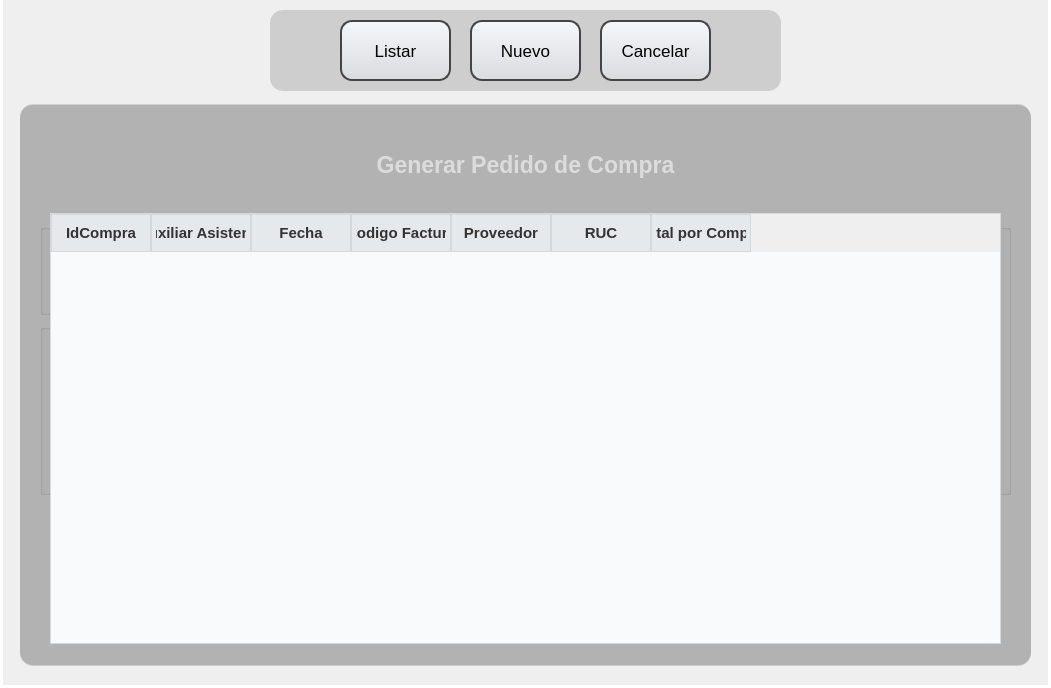
<?xml version="1.0" encoding="UTF-8"?>
<ui version="4.0">
 <class>MainWindow</class>
 <widget class="QMainWindow" name="MainWindow">
  <property name="geometry">
   <rect>
    <x>0</x>
    <y>0</y>
    <width>1051</width>
    <height>688</height>
   </rect>
  </property>
  <property name="minimumSize">
   <size>
    <width>1051</width>
    <height>688</height>
   </size>
  </property>
  <property name="maximumSize">
   <size>
    <width>1051</width>
    <height>688</height>
   </size>
  </property>
  <property name="windowTitle">
   <string>MainWindow</string>
  </property>
  <widget class="QWidget" name="centralwidget">
   <widget class="QLabel" name="label">
    <property name="geometry">
     <rect>
      <x>0</x>
      <y>-3</y>
      <width>1051</width>
      <height>691</height>
     </rect>
    </property>
    <property name="text">
     <string/>
    </property>
    <property name="pixmap">
     <pixmap>../view_img/fondo.png</pixmap>
    </property>
    <property name="scaledContents">
     <bool>true</bool>
    </property>
   </widget>
   <widget class="QLabel" name="label_3">
    <property name="enabled">
     <bool>false</bool>
    </property>
    <property name="geometry">
     <rect>
      <x>0</x>
      <y>-3</y>
      <width>1051</width>
      <height>691</height>
     </rect>
    </property>
    <property name="styleSheet">
     <string notr="true">background-color: qlineargradient(spread:pad, x1:0, y1:0, x2:0, y2:00715909, stop:0 rgba(0, 0, 0, 35), stop:0.375 rgba(0, 0, 0, 50), stop:0.835227 rgba(0, 0, 0, 75));

border: 3px solid white; </string>
    </property>
    <property name="text">
     <string/>
    </property>
   </widget>
   <widget class="QLabel" name="label_9">
    <property name="geometry">
     <rect>
      <x>270</x>
      <y>10</y>
      <width>511</width>
      <height>81</height>
     </rect>
    </property>
    <property name="styleSheet">
     <string notr="true">background-color:rgba(0,0,0,35);
border-radius:13px</string>
    </property>
    <property name="text">
     <string/>
    </property>
   </widget>
   <widget class="QPushButton" name="bt_listar_vent">
    <property name="geometry">
     <rect>
      <x>340</x>
      <y>20</y>
      <width>111</width>
      <height>61</height>
     </rect>
    </property>
    <property name="font">
     <font>
      <pointsize>13</pointsize>
      <weight>50</weight>
      <bold>false</bold>
      <underline>false</underline>
      <strikeout>false</strikeout>
     </font>
    </property>
    <property name="styleSheet">
     <string notr="true">QPushButton {
	 background: qlineargradient(x1:0, y1:0, x2:0, y2:1, stop:0 #f6f7fa, stop:1 #dadbde);
	border: 2px solid #444444;
    text-align: center; 
    text-decoration: none; 
    border-radius: 12px;
}

QPushButton:hover {
	background-color: rgb(241, 241, 241);
}

QPushButton:pressed {
	background-color: rgb(223, 223, 223);
}
</string>
    </property>
    <property name="text">
     <string>Listar</string>
    </property>
   </widget>
   <widget class="QPushButton" name="bt_cancelar_pedcompr">
    <property name="geometry">
     <rect>
      <x>600</x>
      <y>20</y>
      <width>111</width>
      <height>61</height>
     </rect>
    </property>
    <property name="font">
     <font>
      <pointsize>13</pointsize>
      <weight>50</weight>
      <bold>false</bold>
      <underline>false</underline>
      <strikeout>false</strikeout>
     </font>
    </property>
    <property name="styleSheet">
     <string notr="true">QPushButton {
	color: black;
	 background: qlineargradient(x1:0, y1:0, x2:0, y2:1, stop:0 #f6f7fa, stop:1 #dadbde);
	border: 2px solid #444444;
    text-align: center; 
    text-decoration: none; 
    border-radius: 12px;
}

QPushButton:hover {
	background-color: rgb(255, 0, 0);
}

QPushButton:pressed {
	background-color: rgb(166, 0, 0);
}</string>
    </property>
    <property name="text">
     <string>Cancelar</string>
    </property>
   </widget>
   <widget class="QPushButton" name="bt_nuevo_vent">
    <property name="geometry">
     <rect>
      <x>470</x>
      <y>20</y>
      <width>111</width>
      <height>61</height>
     </rect>
    </property>
    <property name="font">
     <font>
      <pointsize>13</pointsize>
      <weight>50</weight>
      <bold>false</bold>
      <underline>false</underline>
      <strikeout>false</strikeout>
     </font>
    </property>
    <property name="styleSheet">
     <string notr="true">QPushButton {
	 background: qlineargradient(x1:0, y1:0, x2:0, y2:1, stop:0 #f6f7fa, stop:1 #dadbde);
	border: 2px solid #444444;
    text-align: center; 
    text-decoration: none; 
    border-radius: 12px;
}

QPushButton:hover {
	background-color: rgb(241, 241, 241);
}

QPushButton:pressed {
	background-color: rgb(223, 223, 223);
}
</string>
    </property>
    <property name="text">
     <string>Nuevo</string>
    </property>
   </widget>
   <widget class="QWidget" name="window_1_compr" native="true">
    <property name="geometry">
     <rect>
      <x>0</x>
      <y>94</y>
      <width>1051</width>
      <height>591</height>
     </rect>
    </property>
    <widget class="QLabel" name="label_10">
     <property name="geometry">
      <rect>
       <x>20</x>
       <y>10</y>
       <width>1011</width>
       <height>561</height>
      </rect>
     </property>
     <property name="font">
      <font>
       <pointsize>8</pointsize>
      </font>
     </property>
     <property name="styleSheet">
      <string notr="true">background-color:rgba(0,0,0,35);
border-radius:13px</string>
     </property>
     <property name="text">
      <string/>
     </property>
    </widget>
    <widget class="QLabel" name="label_7">
     <property name="geometry">
      <rect>
       <x>320</x>
       <y>30</y>
       <width>411</width>
       <height>81</height>
      </rect>
     </property>
     <property name="styleSheet">
      <string notr="true">background-color: qlineargradient(spread:pad, x1:0, y1:0, x2:0, y2:00715909, stop:0 rgba(0, 0, 0, 20), stop:0.375 rgba(0, 0, 0, 50), stop:0.835227 rgba(0, 0, 0, 75));
border-radius: 20px;</string>
     </property>
     <property name="text">
      <string/>
     </property>
    </widget>
    <widget class="QLabel" name="label_4">
     <property name="geometry">
      <rect>
       <x>760</x>
       <y>24</y>
       <width>91</width>
       <height>91</height>
      </rect>
     </property>
     <property name="text">
      <string/>
     </property>
     <property name="pixmap">
      <pixmap>../view_img/METROSPLASH.png</pixmap>
     </property>
     <property name="scaledContents">
      <bool>true</bool>
     </property>
    </widget>
    <widget class="QLabel" name="label_6">
     <property name="geometry">
      <rect>
       <x>360</x>
       <y>30</y>
       <width>331</width>
       <height>81</height>
      </rect>
     </property>
     <property name="font">
      <font>
       <pointsize>17</pointsize>
       <weight>75</weight>
       <bold>true</bold>
      </font>
     </property>
     <property name="styleSheet">
      <string notr="true">color: white</string>
     </property>
     <property name="text">
      <string>Generar Pedido de Compra</string>
     </property>
     <property name="alignment">
      <set>Qt::AlignCenter</set>
     </property>
    </widget>
    <widget class="QGroupBox" name="GB_2_CLIENT">
     <property name="geometry">
      <rect>
       <x>40</x>
       <y>130</y>
       <width>431</width>
       <height>91</height>
      </rect>
     </property>
     <property name="font">
      <font>
       <pointsize>16</pointsize>
       <weight>50</weight>
       <bold>false</bold>
      </font>
     </property>
     <property name="styleSheet">
      <string notr="true">QComboBox {
    color: black;
}

QGroupBox{
color: white
}
</string>
     </property>
     <property name="title">
      <string/>
     </property>
     <property name="alignment">
      <set>Qt::AlignCenter</set>
     </property>
     <widget class="QComboBox" name="cb_proveedor">
      <property name="geometry">
       <rect>
        <x>141</x>
        <y>26</y>
        <width>251</width>
        <height>41</height>
       </rect>
      </property>
      <property name="font">
       <font>
        <family>MS Shell Dlg 2</family>
        <pointsize>12</pointsize>
        <weight>50</weight>
        <italic>false</italic>
        <bold>false</bold>
       </font>
      </property>
      <property name="styleSheet">
       <string notr="true">QComboBox {
    background: qlineargradient(x1:0, y1:0, x2:0, y2:1, stop:0 #f6f7fa, stop:1 #dadbde);
    border: 1px solid #6c6c6c;
    border-radius: 5px;
    padding: 1px 18px 1px 3px;
    min-width: 6em;
	font: 12pt &quot;MS Shell Dlg 2&quot;;
}

QComboBox::drop-down {
    border-left-width: 1px;
    border-left-color: darkgray;
    border-left-style: solid;    
}
QComboBox::down-arrow {
	border-image: url(:/Imagenes/203484.png);
}

</string>
      </property>
      <property name="editable">
       <bool>true</bool>
      </property>
     </widget>
     <widget class="QLabel" name="label_12">
      <property name="geometry">
       <rect>
        <x>30</x>
        <y>30</y>
        <width>111</width>
        <height>31</height>
       </rect>
      </property>
      <property name="font">
       <font>
        <pointsize>16</pointsize>
       </font>
      </property>
      <property name="styleSheet">
       <string notr="true">color: white;</string>
      </property>
      <property name="text">
       <string>Proveedor:</string>
      </property>
     </widget>
    </widget>
    <widget class="QGroupBox" name="GB_2_CLIENT_3">
     <property name="geometry">
      <rect>
       <x>40</x>
       <y>230</y>
       <width>431</width>
       <height>171</height>
      </rect>
     </property>
     <property name="font">
      <font>
       <pointsize>16</pointsize>
       <weight>50</weight>
       <bold>false</bold>
      </font>
     </property>
     <property name="styleSheet">
      <string notr="true">QComboBox {
    color: black;
}

QGroupBox{
color: white
}
</string>
     </property>
     <property name="title">
      <string/>
     </property>
     <property name="alignment">
      <set>Qt::AlignCenter</set>
     </property>
     <widget class="QComboBox" name="cb_product_ped">
      <property name="geometry">
       <rect>
        <x>140</x>
        <y>20</y>
        <width>251</width>
        <height>41</height>
       </rect>
      </property>
      <property name="font">
       <font>
        <family>MS Shell Dlg 2</family>
        <pointsize>12</pointsize>
        <weight>50</weight>
        <italic>false</italic>
        <bold>false</bold>
       </font>
      </property>
      <property name="styleSheet">
       <string notr="true">QComboBox {
    background: qlineargradient(x1:0, y1:0, x2:0, y2:1, stop:0 #f6f7fa, stop:1 #dadbde);
    border: 1px solid #6c6c6c;
    border-radius: 5px;
    padding: 1px 18px 1px 3px;
    min-width: 6em;
	font: 12pt &quot;MS Shell Dlg 2&quot;;
}

QComboBox::drop-down {
    border-left-width: 1px;
    border-left-color: darkgray;
    border-left-style: solid;    
}
QComboBox::down-arrow {
	border-image: url(:/Imagenes/203484.png);
}

</string>
      </property>
      <property name="editable">
       <bool>true</bool>
      </property>
     </widget>
     <widget class="QLabel" name="label_5">
      <property name="geometry">
       <rect>
        <x>30</x>
        <y>24</y>
        <width>91</width>
        <height>31</height>
       </rect>
      </property>
      <property name="font">
       <font>
        <pointsize>16</pointsize>
       </font>
      </property>
      <property name="styleSheet">
       <string notr="true">color: white;</string>
      </property>
      <property name="text">
       <string>Producto:</string>
      </property>
     </widget>
     <widget class="QLabel" name="label_8">
      <property name="geometry">
       <rect>
        <x>30</x>
        <y>84</y>
        <width>91</width>
        <height>31</height>
       </rect>
      </property>
      <property name="font">
       <font>
        <pointsize>16</pointsize>
       </font>
      </property>
      <property name="styleSheet">
       <string notr="true">color: white;</string>
      </property>
      <property name="text">
       <string>Cantidad:</string>
      </property>
      <property name="alignment">
       <set>Qt::AlignRight|Qt::AlignTrailing|Qt::AlignVCenter</set>
      </property>
     </widget>
     <widget class="QLineEdit" name="le_cant_ped">
      <property name="geometry">
       <rect>
        <x>140</x>
        <y>78</y>
        <width>91</width>
        <height>41</height>
       </rect>
      </property>
      <property name="font">
       <font>
        <pointsize>12</pointsize>
        <weight>75</weight>
        <bold>true</bold>
       </font>
      </property>
      <property name="styleSheet">
       <string notr="true">background-color:rgba(0, 0, 0, 0);
border:none;
border-bottom:2px solid rgba(0, 0);
color:rgba(255, 255, 255, 230);
padding-bottom:7px;</string>
      </property>
      <property name="text">
       <string/>
      </property>
      <property name="alignment">
       <set>Qt::AlignCenter</set>
      </property>
      <property name="placeholderText">
       <string/>
      </property>
     </widget>
     <widget class="QPushButton" name="bt_add_pr_ped">
      <property name="geometry">
       <rect>
        <x>280</x>
        <y>80</y>
        <width>111</width>
        <height>71</height>
       </rect>
      </property>
      <property name="font">
       <font>
        <pointsize>13</pointsize>
        <weight>50</weight>
        <bold>false</bold>
        <underline>false</underline>
        <strikeout>false</strikeout>
       </font>
      </property>
      <property name="styleSheet">
       <string notr="true">QPushButton {
	 background: qlineargradient(x1:0, y1:0, x2:0, y2:1, stop:0 #f6f7fa, stop:1 #dadbde);
	border: 2px solid #444444;
    text-align: center; 
    text-decoration: none; 
    border-radius: 12px;
}

QPushButton:hover {
	background-color: rgb(0, 255, 0);
}

QPushButton:pressed {
	background-color: rgb(0, 217, 0);
}</string>
      </property>
      <property name="text">
       <string>Agregar</string>
      </property>
     </widget>
    </widget>
    <widget class="QGroupBox" name="GB_2_CLIENT_4">
     <property name="geometry">
      <rect>
       <x>490</x>
       <y>130</y>
       <width>521</width>
       <height>271</height>
      </rect>
     </property>
     <property name="font">
      <font>
       <pointsize>16</pointsize>
       <weight>50</weight>
       <bold>false</bold>
      </font>
     </property>
     <property name="styleSheet">
      <string notr="true">QComboBox {
    color: black;
}

QGroupBox{
color: white
}
</string>
     </property>
     <property name="title">
      <string/>
     </property>
     <property name="alignment">
      <set>Qt::AlignCenter</set>
     </property>
     <widget class="QTableWidget" name="tw_showPed">
      <property name="geometry">
       <rect>
        <x>10</x>
        <y>15</y>
        <width>501</width>
        <height>241</height>
       </rect>
      </property>
      <property name="font">
       <font>
        <weight>50</weight>
        <bold>false</bold>
       </font>
      </property>
      <property name="styleSheet">
       <string notr="true">QTableWidget {
    border: 1px solid #d6d9dc;
    background-color: #f9fafb;
    gridline-color: #e6e9ec;
    alternate-background-color: #f1f3f4;
}

QHeaderView::section {
    background-color: #e6e9ec;
    padding: 4px;
    border: 1px solid #d6d9dc;
    font-weight: bold;
    color: #333333;
}

QTableWidget::item {
    border: 1px solid #d6d9dc;
    padding: 5px;
}

QTableWidget::item:selected {
    background-color: #d6d9dc;
    color: #333333;
}</string>
      </property>
      <property name="cornerButtonEnabled">
       <bool>true</bool>
      </property>
      <column>
       <property name="text">
        <string>ID</string>
       </property>
      </column>
      <column>
       <property name="text">
        <string>Producto</string>
       </property>
       <property name="font">
        <font>
         <pointsize>9</pointsize>
        </font>
       </property>
      </column>
      <column>
       <property name="text">
        <string>Medida</string>
       </property>
      </column>
      <column>
       <property name="text">
        <string>Precio</string>
       </property>
       <property name="font">
        <font>
         <pointsize>9</pointsize>
        </font>
       </property>
      </column>
      <column>
       <property name="text">
        <string>Cantidad</string>
       </property>
       <property name="font">
        <font>
         <pointsize>9</pointsize>
        </font>
       </property>
      </column>
      <column>
       <property name="text">
        <string>Total</string>
       </property>
       <property name="font">
        <font>
         <pointsize>9</pointsize>
        </font>
       </property>
      </column>
     </widget>
    </widget>
    <widget class="QPushButton" name="bt_guardar_ped">
     <property name="geometry">
      <rect>
       <x>270</x>
       <y>448</y>
       <width>231</width>
       <height>91</height>
      </rect>
     </property>
     <property name="font">
      <font>
       <pointsize>13</pointsize>
       <weight>50</weight>
       <bold>false</bold>
       <underline>false</underline>
       <strikeout>false</strikeout>
      </font>
     </property>
     <property name="styleSheet">
      <string notr="true">QPushButton {
	 background: qlineargradient(x1:0, y1:0, x2:0, y2:1, stop:0 #f6f7fa, stop:1 #dadbde);
	border: 2px solid #444444;
    text-align: center; 
    text-decoration: none; 
    border-radius: 12px;
}

QPushButton:hover {
	background-color: rgb(241, 241, 241);
}

QPushButton:pressed {
	background-color: rgb(223, 223, 223);
}
</string>
     </property>
     <property name="text">
      <string>Guardar
Pedido</string>
     </property>
    </widget>
    <widget class="QPushButton" name="bt_clear_ped">
     <property name="geometry">
      <rect>
       <x>550</x>
       <y>448</y>
       <width>231</width>
       <height>91</height>
      </rect>
     </property>
     <property name="font">
      <font>
       <pointsize>13</pointsize>
       <weight>50</weight>
       <bold>false</bold>
       <underline>false</underline>
       <strikeout>false</strikeout>
      </font>
     </property>
     <property name="styleSheet">
      <string notr="true">QPushButton {
	 background: qlineargradient(x1:0, y1:0, x2:0, y2:1, stop:0 #f6f7fa, stop:1 #dadbde);
	border: 2px solid #444444;
    text-align: center; 
    text-decoration: none; 
    border-radius: 12px;
}

QPushButton:hover {
	background-color: rgb(241, 241, 241);
}

QPushButton:pressed {
	background-color: rgb(223, 223, 223);
}
</string>
     </property>
     <property name="text">
      <string>Limpiar
Registro</string>
     </property>
    </widget>
    <widget class="QLabel" name="warning_ped">
     <property name="geometry">
      <rect>
       <x>210</x>
       <y>403</y>
       <width>631</width>
       <height>41</height>
      </rect>
     </property>
     <property name="font">
      <font>
       <pointsize>11</pointsize>
       <weight>75</weight>
       <bold>true</bold>
      </font>
     </property>
     <property name="styleSheet">
      <string notr="true">color: red</string>
     </property>
     <property name="text">
      <string/>
     </property>
     <property name="alignment">
      <set>Qt::AlignCenter</set>
     </property>
    </widget>
    <zorder>label_10</zorder>
    <zorder>GB_2_CLIENT_3</zorder>
    <zorder>GB_2_CLIENT</zorder>
    <zorder>bt_guardar_ped</zorder>
    <zorder>bt_clear_ped</zorder>
    <zorder>GB_2_CLIENT_4</zorder>
    <zorder>label_4</zorder>
    <zorder>label_7</zorder>
    <zorder>label_6</zorder>
    <zorder>warning_ped</zorder>
   </widget>
   <widget class="QWidget" name="window_2_lst" native="true">
    <property name="geometry">
     <rect>
      <x>0</x>
      <y>93</y>
      <width>1051</width>
      <height>591</height>
     </rect>
    </property>
    <widget class="QLabel" name="label_11">
     <property name="geometry">
      <rect>
       <x>20</x>
       <y>12</y>
       <width>1011</width>
       <height>561</height>
      </rect>
     </property>
     <property name="styleSheet">
      <string notr="true">background-color:rgba(0,0,0,35);
border-radius:13px</string>
     </property>
     <property name="text">
      <string/>
     </property>
    </widget>
    <widget class="QTableWidget" name="tw_PED_COMPR">
     <property name="geometry">
      <rect>
       <x>50</x>
       <y>120</y>
       <width>951</width>
       <height>431</height>
      </rect>
     </property>
     <property name="font">
      <font>
       <pointsize>11</pointsize>
      </font>
     </property>
     <property name="styleSheet">
      <string notr="true">QTableWidget {
    border: 1px solid #d6d9dc;
    background-color: #f9fafb;
    gridline-color: #e6e9ec;
    alternate-background-color: #f1f3f4;
}

QHeaderView::section {
    background-color: #e6e9ec;
    padding: 4px;
    border: 1px solid #d6d9dc;
    font-weight: bold;
    color: #333333;
}

QTableWidget::item {
    border: 1px solid #d6d9dc;
    padding: 5px;
}

QTableWidget::item:selected {
    background-color: #d6d9dc;
    color: #333333;
}</string>
     </property>
     <column>
      <property name="text">
       <string>IdCompra</string>
      </property>
      <property name="font">
       <font>
        <pointsize>15</pointsize>
       </font>
      </property>
     </column>
     <column>
      <property name="text">
       <string>Auxiliar Asistente</string>
      </property>
      <property name="font">
       <font>
        <pointsize>15</pointsize>
       </font>
      </property>
     </column>
     <column>
      <property name="text">
       <string>Fecha</string>
      </property>
      <property name="font">
       <font>
        <pointsize>15</pointsize>
       </font>
      </property>
     </column>
     <column>
      <property name="text">
       <string>Codigo Factura</string>
      </property>
      <property name="font">
       <font>
        <pointsize>15</pointsize>
       </font>
      </property>
     </column>
     <column>
      <property name="text">
       <string>Proveedor</string>
      </property>
      <property name="font">
       <font>
        <pointsize>15</pointsize>
       </font>
      </property>
     </column>
     <column>
      <property name="text">
       <string>RUC</string>
      </property>
      <property name="font">
       <font>
        <pointsize>15</pointsize>
       </font>
      </property>
     </column>
     <column>
      <property name="text">
       <string>Total por Compra</string>
      </property>
      <property name="font">
       <font>
        <pointsize>15</pointsize>
       </font>
      </property>
     </column>
    </widget>
   </widget>
   <zorder>label</zorder>
   <zorder>label_3</zorder>
   <zorder>label_9</zorder>
   <zorder>bt_cancelar_pedcompr</zorder>
   <zorder>bt_nuevo_vent</zorder>
   <zorder>bt_listar_vent</zorder>
   <zorder>window_1_compr</zorder>
   <zorder>window_2_lst</zorder>
  </widget>
 </widget>
 <resources>
  <include location="../view_img/Recursos.qrc"/>
 </resources>
 <connections/>
</ui>
